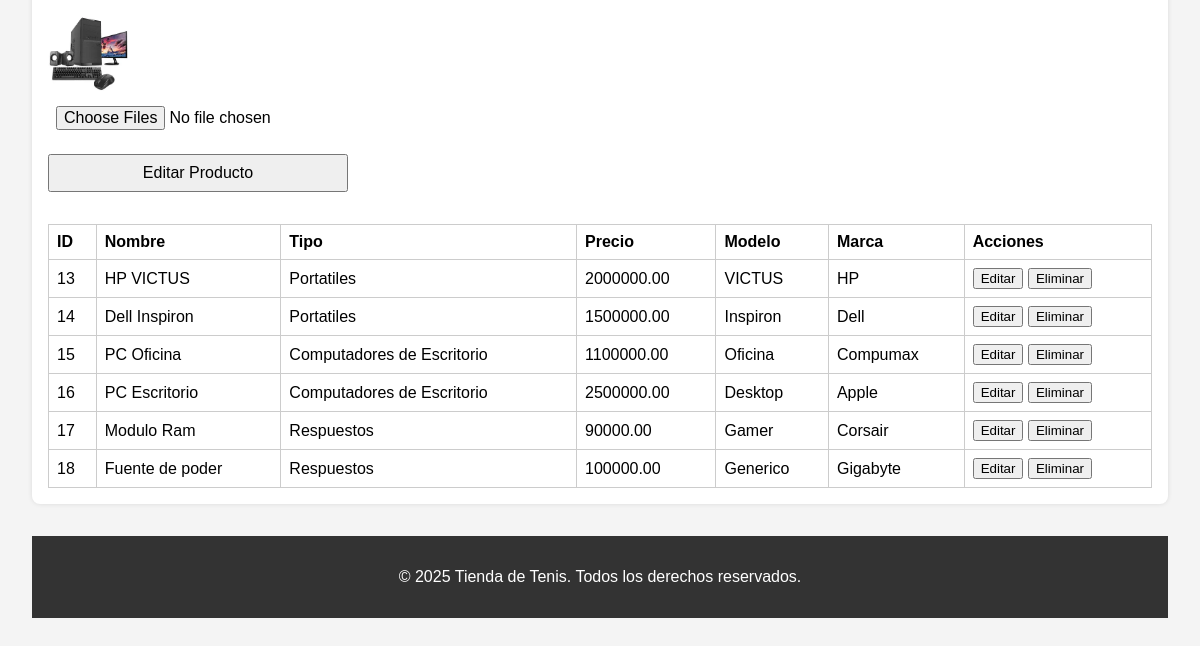
Page /index.php?action=editarProducto&id=15 (signed in, lower part) on the earlier database version.
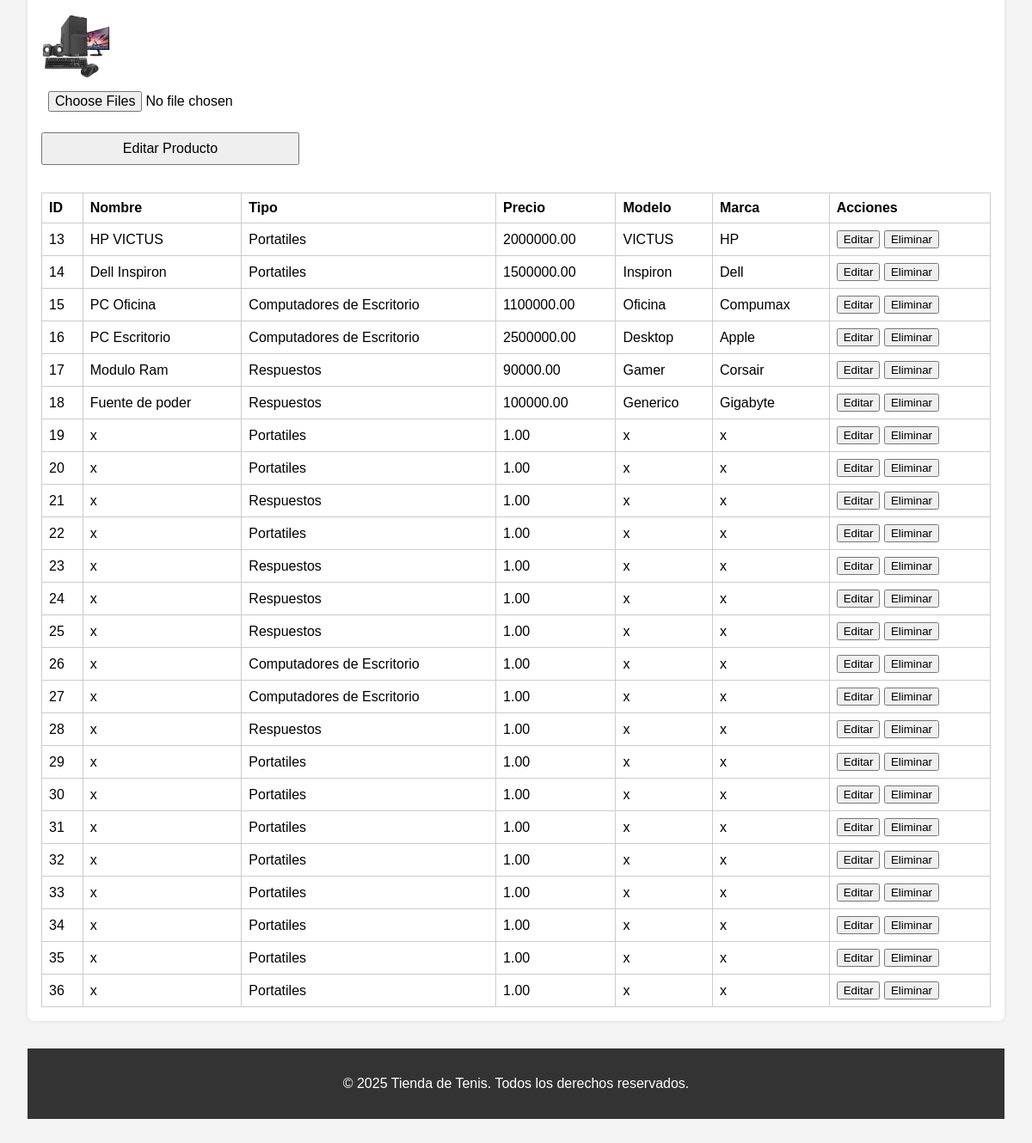
Same page on the later database version.
### tables this page shows
CREATE TABLE `imagenes` (
  `id` int(11) NOT NULL,
  `id_producto` int(11) DEFAULT NULL,
  `nombre_archivo` varchar(255) DEFAULT NULL
);

CREATE TABLE `productos` (
  `id` int(11) NOT NULL,
  `nombre` varchar(100) NOT NULL,
  `especificaciones` varchar(200) DEFAULT NULL,
  `precio` decimal(13,2) NOT NULL,
  `id_categoria` int(11) DEFAULT NULL,
  `marca` varchar(200) NOT NULL,
  `modelo` varchar(200) NOT NULL,
  `tipo` varchar(50) NOT NULL
);

CREATE TABLE `categorias` (
  `id` int(11) NOT NULL,
  `nombre` varchar(100) NOT NULL
);

### controlador/controlador.php (called while the page is built, shortened)
<?php
class Controlador
{
    public function consultarProductosxid($id)
    {
        $gestor = new GestorProducto;
        $productosxid = $gestor->consultarProductosxid($id);
        $productos = $gestor->consultarProductos();
        $imagenes = $gestor->consultarImagenesxid($id);
        require_once("vista/html/productos.php");
    }
}

### modelo/gestorProductos.php (called while the page is built, shortened)
<?php
class GestorProducto
{
    public function consultarProductos()
    {
        $conexion = new conexion;
        $conexion->abrir();
        $sql = "SELECT productos.id AS id_producto,
        categorias.nombre AS nombre_categoria,
        productos.nombre,
        productos.especificaciones,
        productos.precio,
        productos.modelo,
        productos.marca
        FROM productos
        JOIN categorias ON productos.id_categoria = categorias.id;";
        $conexion->consulta($sql);
        $result = $conexion->obtenerResultado();
        return $result;
    }
    public function consultarProductosxid($id)
    {
        $conexion = new conexion;
        $conexion->abrir();
        $sql = "SELECT productos.id AS id_producto,
        categorias.nombre AS nombre_categoria,
        categorias.id as id_categoria,
        productos.nombre,
        productos.especificaciones,
        productos.precio,
        productos.modelo,
        productos.marca
        FROM productos
        JOIN categorias ON productos.id_categoria = categorias.id WHERE productos.id='$id'";
        $conexion->consulta($sql);
        $result = $conexion->obtenerResultado();
        return $result;
    }
    public function consultarImagenesxid($id)
    {
        $conexion = new conexion;
        $conexion->abrir();
        $sql = "SELECT * FROM imagenes WHERE id_producto='$id'";
        $conexion->consulta($sql);
        $result = $conexion->obtenerResultado();
        return $result;
    }
}

### modelo/conexion.php (called while the page is built, shortened)
<?php
class Conexion{
    private $mySQLI;
    private $result;
    public function abrir(){
        $this->mySQLI = new mysqli("localhost", "root", "", "tienda_tenis");
    }
    public function consulta($sql){
        $this->result = $this->mySQLI->query($sql);
    }
    public function obtenerResultado(){
        return $this->result;
    }
}

### vista/html/productos.php (the view, shortened to what the changed rows need)
<!DOCTYPE html>
<html lang="es">
<head>
  <link rel="stylesheet" href="vista/css/style.css">
</head>
<body>
  <?php
  if (isset($_SESSION["rol"]) && $_SESSION["rol"] == "admin") {
    if ($_SESSION["rol"] == "admin") {
      ?>
      <section id="panel-admin">
        <div class="admin-section">
          <?php
          if (isset($productosxid)) {
            $fila3 = $productosxid->fetch_assoc();
            ?>
            <form class="form-admin" action="index.php?action=editarProductoxid" method="post" required
              enctype="multipart/form-data">
              <div class="galeria-imagenes">
                <?php
                while ($fila4 = $imagenes->fetch_assoc()) {
                  if ($fila4["id_producto"] == $fila3["id_producto"]) {
                    ?>
                    <a href="index.php?action=borrarImagen&id=<?php echo $fila4["id"] ?>" class="imagenEliminar"
                      onclick="return confirm('¿Estás seguro de que quieres eliminar esta imagen?');">
                      <img class="imagenes" src="uploads/<?php echo $fila4["nombre_archivo"] ?>" alt="Imagen del producto">
                    </a>
                    <?php
                  }
                }
                ?>
              </div>
            </form>
            <?php
          }
          ?>
          <table>
            <thead>
              <tr>
                <th>ID</th>
                <th>Nombre</th>
                <th>Tipo</th>
                <th>Precio</th>
                <th>Modelo</th>
                <th>Marca</th>
                <th>Acciones</th>
              </tr>
            </thead>
            <tbody>
              <?php
              while ($fila = $productos->fetch_assoc()) {
                ?>
                <tr>
                  <td><?php echo $fila["id_producto"] ?></td>
                  <td><?php echo $fila["nombre"] ?></td>
                  <td><?php echo $fila["nombre_categoria"] ?></td>
                  <td><?php echo $fila["precio"] ?></td>
                  <td><?php echo $fila["modelo"] ?></td>
                  <td><?php echo $fila["marca"] ?></td>
                  <td>
                    <a href="index.php?action=editarProducto&id=<?php echo $fila["id_producto"] ?>"><button
                        type="button">Editar</button></a>
                    <a href="index.php?action=eliminarProducto&id=<?php echo $fila['id_producto']; ?>"
                      onclick="return confirm('¿Estás seguro de que quieres eliminar este producto?');"><button
                        type="button">Eliminar</button></a>
                  </td>
                </tr>
                <?php
              }
              ?>
            </tbody>
          </table>
        </div>
        <?php
    }
  }
  ?>
</body>
</html>

Differences in the rows shown:
added productos: id "19", nombre "x", id_categoria.nombre "Portatiles", precio "1.00", modelo "x", marca "x"
added productos: id "20", nombre "x", id_categoria.nombre "Portatiles", precio "1.00", modelo "x", marca "x"
added productos: id "21", nombre "x", id_categoria.nombre "Respuestos", precio "1.00", modelo "x", marca "x"
added productos: id "22", nombre "x", id_categoria.nombre "Portatiles", precio "1.00", modelo "x", marca "x"
added productos: id "23", nombre "x", id_categoria.nombre "Respuestos", precio "1.00", modelo "x", marca "x"
added productos: id "24", nombre "x", id_categoria.nombre "Respuestos", precio "1.00", modelo "x", marca "x"
added productos: id "25", nombre "x", id_categoria.nombre "Respuestos", precio "1.00", modelo "x", marca "x"
added productos: id "26", nombre "x", id_categoria.nombre "Computadores de Escritorio", precio "1.00", modelo "x", marca "x"
added productos: id "27", nombre "x", id_categoria.nombre "Computadores de Escritorio", precio "1.00", modelo "x", marca "x"
added productos: id "28", nombre "x", id_categoria.nombre "Respuestos", precio "1.00", modelo "x", marca "x"
added productos: id "29", nombre "x", id_categoria.nombre "Portatiles", precio "1.00", modelo "x", marca "x"
added productos: id "30", nombre "x", id_categoria.nombre "Portatiles", precio "1.00", modelo "x", marca "x"
added productos: id "31", nombre "x", id_categoria.nombre "Portatiles", precio "1.00", modelo "x", marca "x"
added productos: id "32", nombre "x", id_categoria.nombre "Portatiles", precio "1.00", modelo "x", marca "x"
added productos: id "33", nombre "x", id_categoria.nombre "Portatiles", precio "1.00", modelo "x", marca "x"
added productos: id "34", nombre "x", id_categoria.nombre "Portatiles", precio "1.00", modelo "x", marca "x"
added productos: id "35", nombre "x", id_categoria.nombre "Portatiles", precio "1.00", modelo "x", marca "x"
added productos: id "36", nombre "x", id_categoria.nombre "Portatiles", precio "1.00", modelo "x", marca "x"
